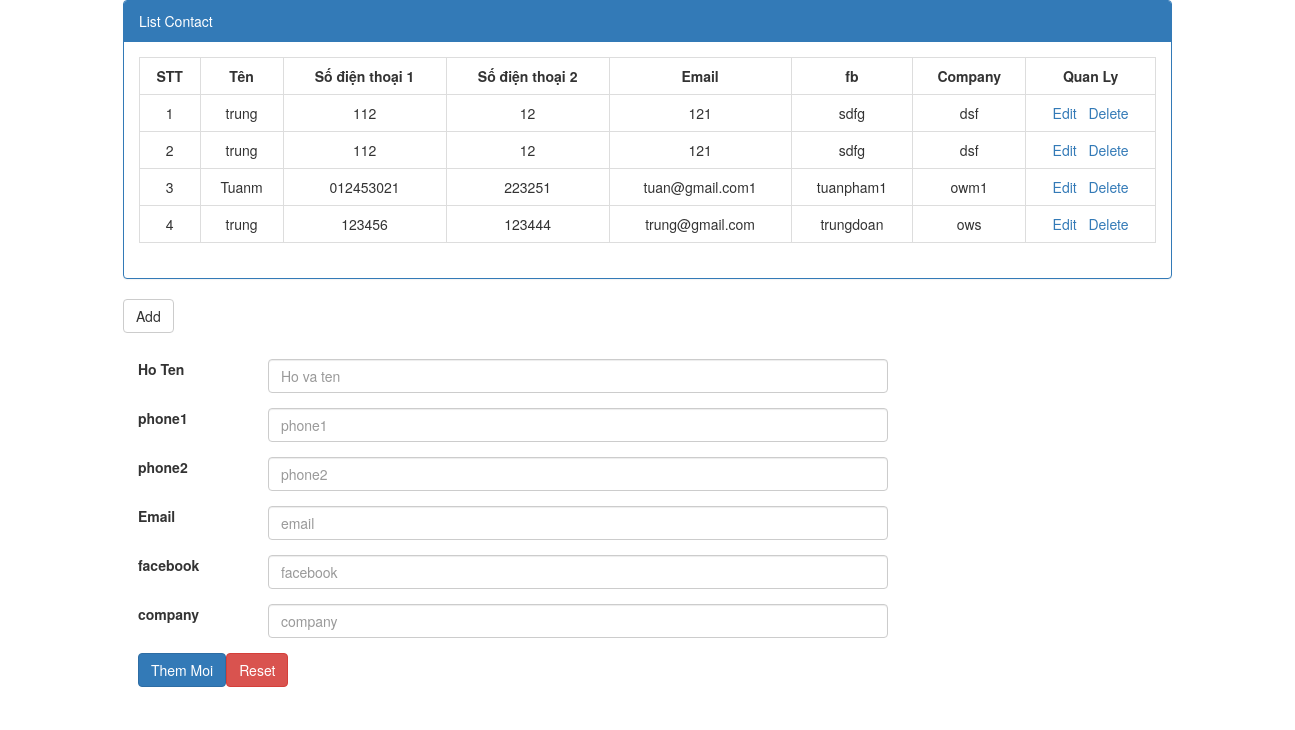
The page / on the database its author committed.
### tables this page shows
CREATE TABLE `contacts` (
  `id` int(11) NOT NULL,
  `name` varchar(100) NOT NULL,
  `phone1` varchar(20) NOT NULL,
  `phone2` varchar(20) NOT NULL,
  `email` varchar(100) NOT NULL,
  `fb` varchar(200) NOT NULL,
  `company` varchar(100) NOT NULL
);

### application/controllers/Contact.php (called while the page is built, shortened)
<?php
class Contact extends CI_Controller {
    public function index()
    {
    	$this->load->model('contact_model');
		$dl = $this->contact_model->getAll();
		$dl = array('dlnhan' => $dl);
        $this->load->view('contact_list',$dl, FALSE);
    }
}

### index.php (called while the page is built, shortened)
<?php
require_once BASEPATH.'core/CodeIgniter.php';

### application/models/Contact_model.php (called while the page is built, shortened)
<?php if ( ! defined('BASEPATH')) exit('No direct script access allowed');
class Contact_model extends CI_Model
{
    public function getAll()
    {
        $this->db->select('*');
		$this->db->order_by('id', 'desc');
		$this->db->limit(20,0);
		$dl = $this->db->get('contacts');
		$dl= $dl->result_array();
		return $dl;
    }
}

### application/views/contact_list.php (the view, shortened to what this page needs)
<!DOCTYPE html>
<html>
<head>
    <link rel="stylesheet" href="<?= base_url() ?>vendor/bootstrap.min.css">
    <link rel="stylesheet" href="<?= base_url() ?>vendor/bootstrap.css">
</head>
<body>
	<div class="col-md-10 col-xs-offset-1">
    <div class="panel panel-primary">
        <div class="panel-heading">List Contact</div>
        <div class="panel-body">
            <table class="table table-bordered table-hover">
                <tr>
                    <th style="text-align: center;">STT</th>
                    <th style="text-align: center;">Tên</th>
                    <th style="text-align: center;">Số điện thoại 1</th>
                    <th style="text-align: center;">Số điện thoại 2</th>
                    <th style="text-align: center;">Email</th>
                    <th style="text-align: center;">fb</th>
                    <th style="text-align: center;">Company</th>
                    <th style="text-align: center;">Quan Ly</th>
                </tr>
                <?php foreach ($dlnhan as $key => $value): ?>
                <tr>
                    <td style="text-align: center;"><?= $key+1 ?></td>
                    <td style="text-align: center;"><?= $value['name'] ?></td>
                    <td style="text-align: center;" ><?= $value['phone1'] ?></td>
                    <td style="text-align: center;"><?= $value['phone2'] ?></td>
                    <td style="text-align: center;"><?= $value['email'] ?></td>
                    <td style="text-align: center;"><?= $value['fb'] ?></td>
                    <td style="text-align: center;"><?= $value['company'] ?></td>
                    <td style="text-align: center;">
                        <a href="contact/edit/<?php echo $value['id']; ?>">Edit</a>&nbsp;&nbsp;
                        <a onclick="return window.confirm('Are you sure?');" href="contact/delete/<?php echo $value['id']; ?>">Delete</a>
                    </td>
                </tr>
                <?php endforeach; ?>
            </table>
        </div>
    </div>
</div>
<div class="col-md-10 col-xs-offset-1">
    <div style="margin-bottom: 5px;">
        <a href="" class="btn btn-default">Add </a>
    </div>
        <div class="container">
            <div class="row">
                <div class="col-md-8 push-md-2">
                    <div class="card card-block">
                        <form class="text-xs-center" action="<?= base_url() ?>contact/add" method="post" enctype="multipart/form-data">
                            <div class="form-group row">
                                <label for="id" class="col-sm-2 form-control-label"></label>
                                <div class="col-sm-10">
                                </div>
                            </div>
                            <div class="form-group row">
                                <label for="ten" class="col-sm-2 form-control-label">Ho Ten</label>
                                <div class="col-sm-10">
                                    <input type="text" class="form-control" id="name" name="name" placeholder="Ho va ten" value="">
                                </div>
                            </div>
                            <div class="form-group row">
                                <label for="phone1" class="col-sm-2 form-control-label">phone1</label>
                                <div class="col-sm-10">
                                    <input type="text" class="form-control" id="phone1" name="phone1" placeholder="phone1" value="" >
                                </div>
                            </div>
                            <div class="form-group row">
                                <label for="phone2" class="col-sm-2 form-control-label">phone2</label>
                                <div class="col-sm-10">
                                    <input type="text" class="form-control" id="phone1" name="phone2" placeholder="phone2" value="" >
                                </div>
                            </div>
                            <div class="form-group row">
                                <label for="Email" class="col-sm-2 form-control-label">Email</label>
                                <div class="col-sm-10">
                                    <input type="text" class="form-control" id="email" name="email" placeholder="email" value="" >
                                </div>
                            </div>
                            <div class="form-group row">
                                <label for="fb" class="col-sm-2 form-control-label">facebook</label>
                                <div class="col-sm-10">
                                    <input type="text" class="form-control" id="fb" name="fb" placeholder="facebook" value="" >
                                </div>
                            </div>
                            <div class="form-group row">
                                <label for="company" class="col-sm-2 form-control-label">company</label>
                                <div class="col-sm-10">
                                    <input type="text" class="form-control" id="company" name="company" placeholder="company" value="" >
                                </div>
                            </div>
                            <div class="form-group row">
                                <div class="push-sm-1 col-sm-10">
                                    <button type="submit" class="btn btn-primary ">Them Moi</button><button type="reset" class="btn btn-danger">Reset</button>
                                </div>
                            </div>
                    </form>
                </div>
                </div>
            </div>
        </div>
</body>
</html>

### rows shown on the page
contacts: name "trung", phone1 "112", phone2 "12", email "121", fb "sdfg", company "dsf"
contacts: name "trung", phone1 "112", phone2 "12", email "121", fb "sdfg", company "dsf"
contacts: name "Tuanm", phone1 "012453021", phone2 "223251", email "tuan@gmail.com1", fb "tuanpham1", company "owm1"
contacts: name "trung", phone1 "123456", phone2 "123444", email "trung@gmail.com", fb "trungdoan", company "ows"
